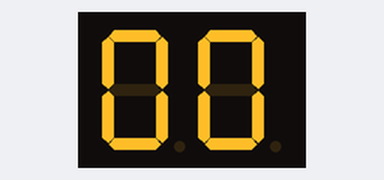
Recording of a sketch running on a simulated Arduino Uno, built with avr-gcc and run on an emulated ATmega328P. Parts: 2-digit seven-segment display. Wiring (inferred from the names in the program): 2-digit 7-segment display, segments lit when LOW: segments pin 2, pin 3, pin 4, pin 5, pin 6, pin 7, pin 8; digit selects pin 9, pin 10. The segment pins are drawn as the display they are named for.

Above: at 0.1 s.
At 4.1 s:
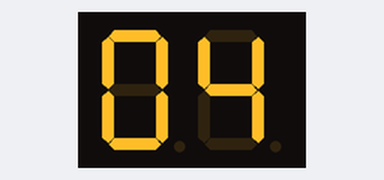
At 9.2 s:
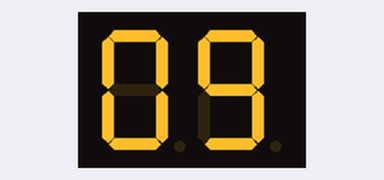
At 19.3 s:
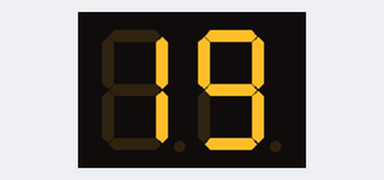
At 29.3 s:
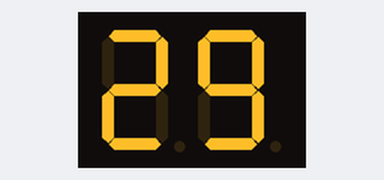
At 38.4 s:
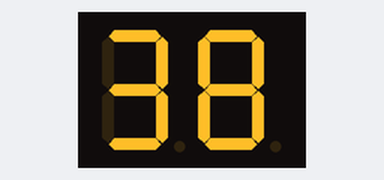

Measured:
- what the display in image 0 shows lasts 1.1 s, from 0.0 s to 1.1 s

The sketch:

odev5.ino
```cpp
int a = 2;
int b = 3;
int c = 4;
int d = 5;
int e = 6;
int f = 7;
int g = 8;

void setup() {

pinMode(a,OUTPUT);
pinMode(b,OUTPUT);
pinMode(c,OUTPUT);
pinMode(d,OUTPUT);
pinMode(e,OUTPUT);
pinMode(f,OUTPUT);
pinMode(g,OUTPUT);
pinMode(9,OUTPUT);
pinMode(10,OUTPUT);
}

void loop() {

  for(int i=0; i<100; i++){

    digitalWrite(9,LOW);
    digitalWrite(10,HIGH);
    sifir();
    delay(5);
    digitalWrite(9,HIGH);
    digitalWrite(10,LOW);
    sifir();
    delay(5);
  }

  for(int i=0; i<100; i++){
    digitalWrite(9,LOW);
    digitalWrite(10,HIGH);
    sifir();
    delay(5);
    digitalWrite(9,HIGH);
    digitalWrite(10,LOW);
    bir();
    delay(5);
  }

  for(int i=0; i<100; i++){
    digitalWrite(9,LOW);
    digitalWrite(10,HIGH);
    sifir();
    delay(5);
    digitalWrite(9,HIGH);
    digitalWrite(10,LOW);
    iki();
    delay(5);
  }

 for(int i=0; i<100; i++){
    digitalWrite(9,LOW);
    digitalWrite(10,HIGH);
    sifir();
    delay(5);
    digitalWrite(9,HIGH);
    digitalWrite(10,LOW);
    uc();
    delay(5);
  }

 for(int i=0; i<100; i++){
    digitalWrite(9,LOW);
    digitalWrite(10,HIGH);
    sifir();
    delay(5);
    digitalWrite(9,HIGH);
    digitalWrite(10,LOW);
    dort();
    delay(5);
  }
 for(int i=0; i<100; i++){
    digitalWrite(9,LOW);
    digitalWrite(10,HIGH);
    sifir();
    delay(5);
    digitalWrite(9,HIGH);
    digitalWrite(10,LOW);
    bes();
    delay(5);
  }

for(int i=0; i<100; i++){
    digitalWrite(9,LOW);
    digitalWrite(10,HIGH);
    sifir();
    delay(5);
    digitalWrite(9,HIGH);
    digitalWrite(10,LOW);
    alti();
    delay(5);
  }

  for(int i=0; i<100; i++){
    digitalWrite(9,LOW);
    digitalWrite(10,HIGH);
    sifir();
    delay(5);
    digitalWrite(9,HIGH);
    digitalWrite(10,LOW);
    yedi();
    delay(5);
  }

  for(int i=0; i<100; i++){
    digitalWrite(9,LOW);
    digitalWrite(10,HIGH);
    sifir();
    delay(5);
    digitalWrite(9,HIGH);
    digitalWrite(10,LOW);
    sekiz();
    delay(5);
  }

  for(int i=0; i<100; i++){
    digitalWrite(9,LOW);
    digitalWrite(10,HIGH);
    sifir();
    delay(5);
    digitalWrite(9,HIGH);
    digitalWrite(10,LOW);
    dokuz();
    delay(5);
  }

//bir

  for(int i=0; i<100; i++){

    digitalWrite(9,LOW);
    digitalWrite(10,HIGH);
    bir();
    delay(5);
    digitalWrite(9,HIGH);
    digitalWrite(10,LOW);
    sifir();
    delay(5);
  }

  for(int i=0; i<100; i++){
    digitalWrite(9,LOW);
    digitalWrite(10,HIGH);
    bir();
    delay(5);
    digitalWrite(9,HIGH);
    digitalWrite(10,LOW);
    bir();
    delay(5);
  }

  for(int i=0; i<100; i++){
    digitalWrite(9,LOW);
    digitalWrite(10,HIGH);
    bir();
    delay(5);
    digitalWrite(9,HIGH);
    digitalWrite(10,LOW);
    iki();
    delay(5);
  }

 for(int i=0; i<100; i++){
    digitalWrite(9,LOW);
    digitalWrite(10,HIGH);
    bir();
    delay(5);
    digitalWrite(9,HIGH);
    digitalWrite(10,LOW);
    uc();
    delay(5);
  }

 for(int i=0; i<100; i++){
    digitalWrite(9,LOW);
    digitalWrite(10,HIGH);
    bir();
    delay(5);
    digitalWrite(9,HIGH);
    digitalWrite(10,LOW);
    dort();
    delay(5);
  }
 for(int i=0; i<100; i++){
    digitalWrite(9,LOW);
    digitalWrite(10,HIGH);
    bir();
    delay(5);
    digitalWrite(9,HIGH);
    digitalWrite(10,LOW);
    bes();
    delay(5);
  }

for(int i=0; i<100; i++){
    digitalWrite(9,LOW);
    digitalWrite(10,HIGH);
    bir();
    delay(5);
    digitalWrite(9,HIGH);
    digitalWrite(10,LOW);
    alti();
    delay(5);
  }

  for(int i=0; i<100; i++){
    digitalWrite(9,LOW);
    digitalWrite(10,HIGH);
    bir();
    delay(5);
    digitalWrite(9,HIGH);
    digitalWrite(10,LOW);
    yedi();
    delay(5);
  }

  for(int i=0; i<100; i++){
    digitalWrite(9,LOW);
    digitalWrite(10,HIGH);
    bir();
    delay(5);
    digitalWrite(9,HIGH);
    digitalWrite(10,LOW);
    sekiz();
    delay(5);
  }

  for(int i=0; i<100; i++){
    digitalWrite(9,LOW);
    digitalWrite(10,HIGH);
    bir();
    delay(5);
    digitalWrite(9,HIGH);
    digitalWrite(10,LOW);
    dokuz();
    delay(5);
  }


//iki

  for(int i=0; i<100; i++){

    digitalWrite(9,LOW);
    digitalWrite(10,HIGH);
    iki();
    delay(5);
    digitalWrite(9,HIGH);
    digitalWrite(10,LOW);
    sifir();
    delay(5);
  }

  for(int i=0; i<100; i++){
    digitalWrite(9,LOW);
    digitalWrite(10,HIGH);
    iki();
    delay(5);
    digitalWrite(9,HIGH);
    digitalWrite(10,LOW);
    bir();
    delay(5);
  }

  for(int i=0; i<100; i++){
    digitalWrite(9,LOW);
    digitalWrite(10,HIGH);
    iki();
    delay(5);
    digitalWrite(9,HIGH);
    digitalWrite(10,LOW);
    iki();
    delay(5);
  }

 for(int i=0; i<100; i++){
    digitalWrite(9,LOW);
    digitalWrite(10,HIGH);
    iki();
    delay(5);
    digitalWrite(9,HIGH);
    digitalWrite(10,LOW);
    uc();
    delay(5);
  }

 for(int i=0; i<100; i++){
    digitalWrite(9,LOW);
    digitalWrite(10,HIGH);
    iki();
    delay(5);
    digitalWrite(9,HIGH);
    digitalWrite(10,LOW);
    dort();
    delay(5);
  }
 for(int i=0; i<100; i++){
    digitalWrite(9,LOW);
    digitalWrite(10,HIGH);
    iki();
    delay(5);
    digitalWrite(9,HIGH);
    digitalWrite(10,LOW);
    bes();
    delay(5);
  }

for(int i=0; i<100; i++){
    digitalWrite(9,LOW);
    digitalWrite(10,HIGH);
    iki();
    delay(5);
    digitalWrite(9,HIGH);
    digitalWrite(10,LOW);
    alti();
    delay(5);
  }

  for(int i=0; i<100; i++){
    digitalWrite(9,LOW);
    digitalWrite(10,HIGH);
    iki();
    delay(5);
    digitalWrite(9,HIGH);
    digitalWrite(10,LOW);
    yedi();
    delay(5);
  }

  for(int i=0; i<100; i++){
    digitalWrite(9,LOW);
    digitalWrite(10,HIGH);
    iki();
    delay(5);
    digitalWrite(9,HIGH);
    digitalWrite(10,LOW);
    sekiz();
    delay(5);
  }

  for(int i=0; i<100; i++){
    digitalWrite(9,LOW);
    digitalWrite(10,HIGH);
    iki();
    delay(5);
    digitalWrite(9,HIGH);
    digitalWrite(10,LOW);
    dokuz();
    delay(5);
  }


 //uc

  for(int i=0; i<100; i++){

    digitalWrite(9,LOW);
    digitalWrite(10,HIGH);
    uc();
    delay(5);
    digitalWrite(9,HIGH);
    digitalWrite(10,LOW);
    sifir();
    delay(5);
  }

  for(int i=0; i<100; i++){
    digitalWrite(9,LOW);
    digitalWrite(10,HIGH);
    uc();
    delay(5);
    digitalWrite(9,HIGH);
    digitalWrite(10,LOW);
    bir();
    delay(5);
  }

  for(int i=0; i<100; i++){
    digitalWrite(9,LOW);
    digitalWrite(10,HIGH);
    uc();
    delay(5);
    digitalWrite(9,HIGH);
    digitalWrite(10,LOW);
    iki();
    delay(5);
  }

 for(int i=0; i<100; i++){
    digitalWrite(9,LOW);
    digitalWrite(10,HIGH);
    uc();
    delay(5);
    digitalWrite(9,HIGH);
    digitalWrite(10,LOW);
    uc();
    delay(5);
  }

 for(int i=0; i<100; i++){
    digitalWrite(9,LOW);
    digitalWrite(10,HIGH);
    uc();
    delay(5);
    digitalWrite(9,HIGH);
    digitalWrite(10,LOW);
    dort();
    delay(5);
  }
 for(int i=0; i<100; i++){
    digitalWrite(9,LOW);
    digitalWrite(10,HIGH);
    uc();
    delay(5);
    digitalWrite(9,HIGH);
    digitalWrite(10,LOW);
    bes();
    delay(5);
  }

for(int i=0; i<100; i++){
    digitalWrite(9,LOW);
    digitalWrite(10,HIGH);
    uc();
    delay(5);
    digitalWrite(9,HIGH);
    digitalWrite(10,LOW);
    alti();
    delay(5);
  }

  for(int i=0; i<100; i++){
    digitalWrite(9,LOW);
    digitalWrite(10,HIGH);
    uc();
    delay(5);
    digitalWrite(9,HIGH);
    digitalWrite(10,LOW);
    yedi();
    delay(5);
  }

  for(int i=0; i<100; i++){
    digitalWrite(9,LOW);
    digitalWrite(10,HIGH);
    uc();
    delay(5);
    digitalWrite(9,HIGH);
    digitalWrite(10,LOW);
    sekiz();
    delay(5);
  }

  for(int i=0; i<100; i++){
    digitalWrite(9,LOW);
    digitalWrite(10,HIGH);
    uc();
    delay(5);
    digitalWrite(9,HIGH);
    digitalWrite(10,LOW);
    dokuz();
    delay(5);
  }


  //dort

  for(int i=0; i<100; i++){

    digitalWrite(9,LOW);
    digitalWrite(10,HIGH);
    dort();
    delay(5);
    digitalWrite(9,HIGH);
    digitalWrite(10,LOW);
    sifir();
    delay(5);
  }

  for(int i=0; i<100; i++){
    digitalWrite(9,LOW);
    digitalWrite(10,HIGH);
    dort();
    delay(5);
    digitalWrite(9,HIGH);
    digitalWrite(10,LOW);
    bir();
    delay(5);
  }

  for(int i=0; i<100; i++){
    digitalWrite(9,LOW);
    digitalWrite(10,HIGH);
    dort();
    delay(5);
    digitalWrite(9,HIGH);
    digitalWrite(10,LOW);
    iki();
    delay(5);
  }

 for(int i=0; i<100; i++){
    digitalWrite(9,LOW);
    digitalWrite(10,HIGH);
    dort();
    delay(5);
    digitalWrite(9,HIGH);
    digitalWrite(10,LOW);
    uc();
    delay(5);
  }

 for(int i=0; i<100; i++){
    digitalWrite(9,LOW);
    digitalWrite(10,HIGH);
    dort();
    delay(5);
    digitalWrite(9,HIGH);
    digitalWrite(10,LOW);
    dort();
    delay(5);
  }
 for(int i=0; i<100; i++){
    digitalWrite(9,LOW);
    digitalWrite(10,HIGH);
    dort();
    delay(5);
    digitalWrite(9,HIGH);
    digitalWrite(10,LOW);
    bes();
    delay(5);
  }

for(int i=0; i<100; i++){
    digitalWrite(9,LOW);
    digitalWrite(10,HIGH);
    dort();
    delay(5);
    digitalWrite(9,HIGH);
    digitalWrite(10,LOW);
    alti();
    delay(5);
  }

  for(int i=0; i<100; i++){
    digitalWrite(9,LOW);
    digitalWrite(10,HIGH);
    dort();
    delay(5);
    digitalWrite(9,HIGH);
    digitalWrite(10,LOW);
    yedi();
    delay(5);
  }

  for(int i=0; i<100; i++){
    digitalWrite(9,LOW);
    digitalWrite(10,HIGH);
    dort();
    delay(5);
    digitalWrite(9,HIGH);
    digitalWrite(10,LOW);
    sekiz();
    delay(5);
  }

  for(int i=0; i<100; i++){
    digitalWrite(9,LOW);
    digitalWrite(10,HIGH);
    dort();
    delay(5);
    digitalWrite(9,HIGH);
    digitalWrite(10,LOW);
    dokuz();
    delay(5);
  }


  //bes

  for(int i=0; i<100; i++){

    digitalWrite(9,LOW);
    digitalWrite(10,HIGH);
    bes();
    delay(5);
    digitalWrite(9,HIGH);
    digitalWrite(10,LOW);
    sifir();
    delay(5);
  }

  for(int i=0; i<100; i++){
    digitalWrite(9,LOW);
    digitalWrite(10,HIGH);
    bes();
    delay(5);
    digitalWrite(9,HIGH);
    digitalWrite(10,LOW);
    bir();
    delay(5);
  }

  for(int i=0; i<100; i++){
    digitalWrite(9,LOW);
    digitalWrite(10,HIGH);
    bes();
    delay(5);
    digitalWrite(9,HIGH);
    digitalWrite(10,LOW);
    iki();
    delay(5);
  }

 for(int i=0; i<100; i++){
    digitalWrite(9,LOW);
    digitalWrite(10,HIGH);
    bes();
    delay(5);
    digitalWrite(9,HIGH);
    digitalWrite(10,LOW);
    uc();
    delay(5);
  }

 for(int i=0; i<100; i++){
    digitalWrite(9,LOW);
    digitalWrite(10,HIGH);
    bes();
    delay(5);
    digitalWrite(9,HIGH);
    digitalWrite(10,LOW);
    dort();
    delay(5);
  }
 for(int i=0; i<100; i++){
    digitalWrite(9,LOW);
    digitalWrite(10,HIGH);
    bes();
    delay(5);
    digitalWrite(9,HIGH);
    digitalWrite(10,LOW);
    bes();
    delay(5);
  }

for(int i=0; i<100; i++){
    digitalWrite(9,LOW);
    digitalWrite(10,HIGH);
    bes();
    delay(5);
    digitalWrite(9,HIGH);
    digitalWrite(10,LOW);
    alti();
    delay(5);
  }

  for(int i=0; i<100; i++){
    digitalWrite(9,LOW);
    digitalWrite(10,HIGH);
    bes();
    delay(5);
    digitalWrite(9,HIGH);
    digitalWrite(10,LOW);
    yedi();
    delay(5);
  }

  for(int i=0; i<100; i++){
    digitalWrite(9,LOW);
    digitalWrite(10,HIGH);
    bes();
    delay(5);
    digitalWrite(9,HIGH);
    digitalWrite(10,LOW);
    sekiz();
    delay(5);
  }

  for(int i=0; i<100; i++){
    digitalWrite(9,LOW);
    digitalWrite(10,HIGH);
    bes();
    delay(5);
    digitalWrite(9,HIGH);
    digitalWrite(10,LOW);
    dokuz();
    delay(5);
  }
}

void sifir(){
  digitalWrite(a,LOW);
  digitalWrite(b,LOW);
  digitalWrite(c,LOW);
  digitalWrite(d,LOW);
  digitalWrite(e,LOW);
  digitalWrite(f,LOW);
  digitalWrite(g,HIGH);

}
void bir(){
  digitalWrite(a,HIGH);
  digitalWrite(b,LOW);
  digitalWrite(c,LOW);
  digitalWrite(d,HIGH);
  digitalWrite(e,HIGH);
  digitalWrite(f,HIGH);
  digitalWrite(g,HIGH);
}
void iki(){
  digitalWrite(a,LOW);
  digitalWrite(b,LOW);
  digitalWrite(c,HIGH);
  digitalWrite(d,LOW);
  digitalWrite(e,LOW);
  digitalWrite(f,HIGH);
  digitalWrite(g,LOW);
}
void uc(){
  digitalWrite(a,LOW);
  digitalWrite(b,LOW);
  digitalWrite(c,LOW);
  digitalWrite(d,LOW);
  digitalWrite(e,HIGH);
  digitalWrite(f,HIGH);
  digitalWrite(g,LOW);
}
void dort(){
  digitalWrite(a,HIGH);
  digitalWrite(b,LOW);
  digitalWrite(c,LOW);
  digitalWrite(d,HIGH);
  digitalWrite(e,HIGH);
  digitalWrite(f,LOW);
  digitalWrite(g,LOW);
}
void bes(){
  digitalWrite(a,LOW);
  digitalWrite(b,HIGH);
  digitalWrite(c,LOW);
  digitalWrite(d,LOW);
  digitalWrite(e,HIGH);
  digitalWrite(f,LOW);
  digitalWrite(g,LOW);
}
void alti(){
  digitalWrite(a,LOW);
  digitalWrite(b,HIGH);
  digitalWrite(c,LOW);
  digitalWrite(d,LOW);
  digitalWrite(e,LOW);
  digitalWrite(f,LOW);
  digitalWrite(g,LOW);
}
void yedi(){
  digitalWrite(a,LOW);
  digitalWrite(b,LOW);
  digitalWrite(c,LOW);
  digitalWrite(d,HIGH);
  digitalWrite(e,HIGH);
  digitalWrite(f,HIGH);
  digitalWrite(g,HIGH);
}
void sekiz(){
  digitalWrite(a,LOW);
  digitalWrite(b,LOW);
  digitalWrite(c,LOW);
  digitalWrite(d,LOW);
  digitalWrite(e,LOW);
  digitalWrite(f,LOW);
  digitalWrite(g,LOW);
}
void dokuz(){
  digitalWrite(a,LOW);
  digitalWrite(b,LOW);
  digitalWrite(c,LOW);
  digitalWrite(d,LOW);
  digitalWrite(e,HIGH);
  digitalWrite(f,LOW);
  digitalWrite(g,LOW);
}
```
